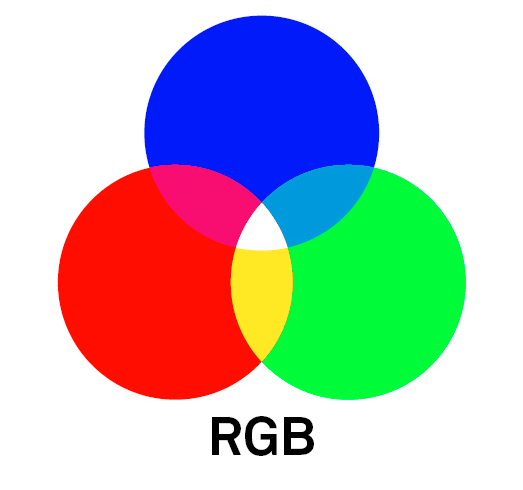
#> input picture sample/sample_code(1)_2025MAICON/rgb_img.png, 523 x 490 px
$ jupyter execute 02_color_hsv.ipynb
#> lines starting #> are read from the running program, lines starting #| are printed output that depends on the picture; after the words box and inside, x2 and y2 are one past the last pixel; in counts of white or black regions, pixels touching at a corner belong together
**2025 Military AI CONtest**<br>
AI Autonomous Driving – Pre-Training Code Sample<br>
NVIDIA Jetson Nano/Wingbot/JupyterLab<br>
Version : v1.0<br>
File : color_hsv.ipynb

[cell 1]
import cv2
import numpy as np
from matplotlib import pyplot as plt

img = cv2.imread('rgb_img.png')
#> img is the input picture: shape (490, 523, 3); mean B, G, R 188.7, 187.7, 185.4
hsv_img = cv2.cvtColor(img, cv2.COLOR_BGR2HSV)
#> hsv_img: shape (490, 523, 3); mean H, S, V 30.5, 108.1, 250.8

lower_green = np.array([40, 40, 40])
upper_green = np.array([80, 255, 255])

mask = cv2.inRange(hsv_img, lower_green, upper_green)
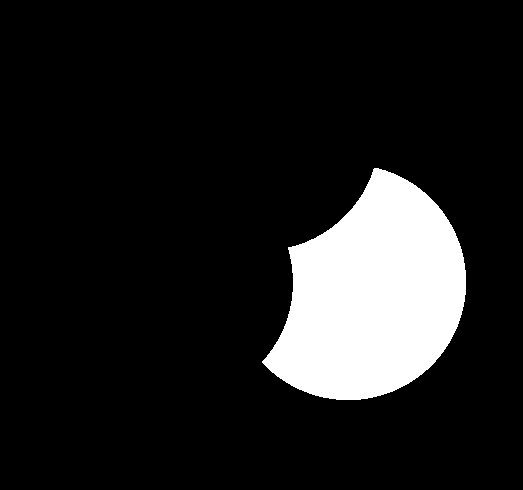
#> mask: shape (490, 523); 12.2% white; 1 white region, box (x1, y1, x2, y2) and area: (262, 168, 466, 400) 31354

green_only = cv2.bitwise_and(img, img, mask=mask)
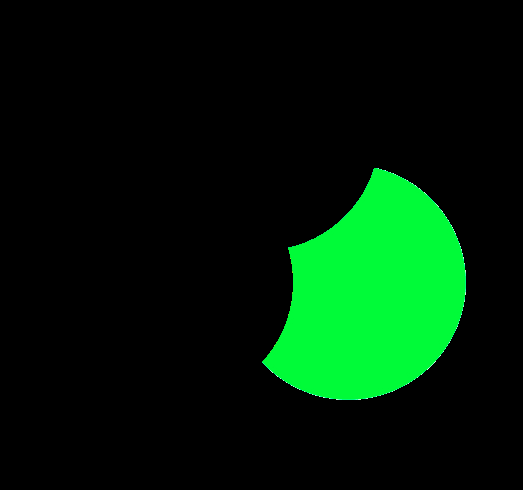
#> green_only: shape (490, 523, 3); mean B, G, R 7, 30.7, 0.1
green_only_rgb = cv2.cvtColor(green_only, cv2.COLOR_BGR2RGB)

plt.imshow(green_only_rgb)
plt.axis('off')
plt.show()
